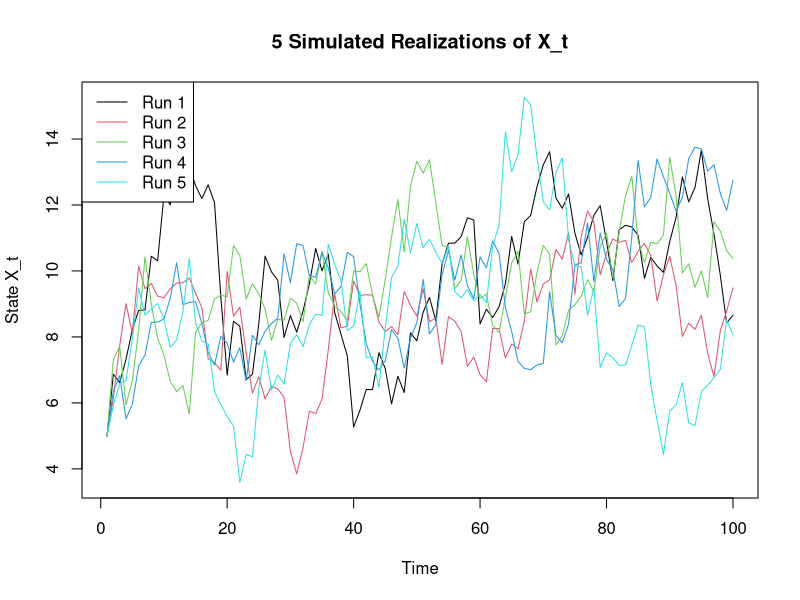
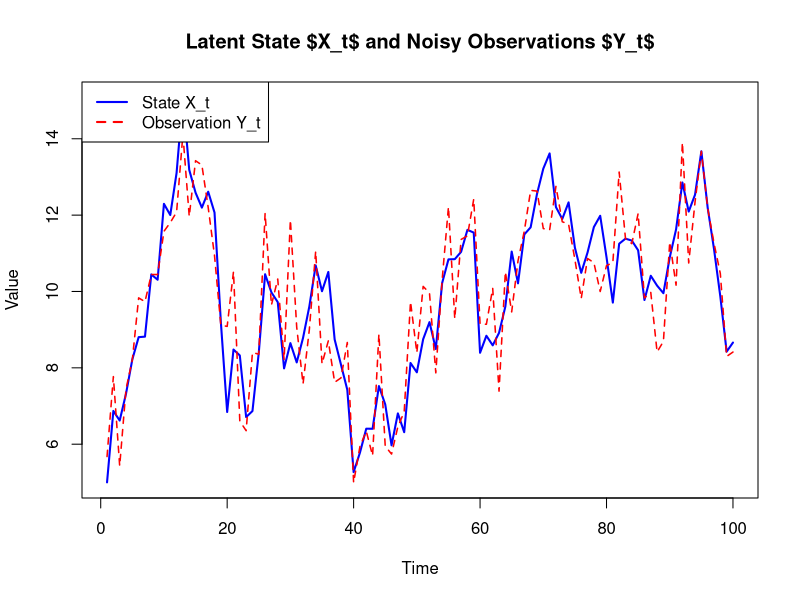
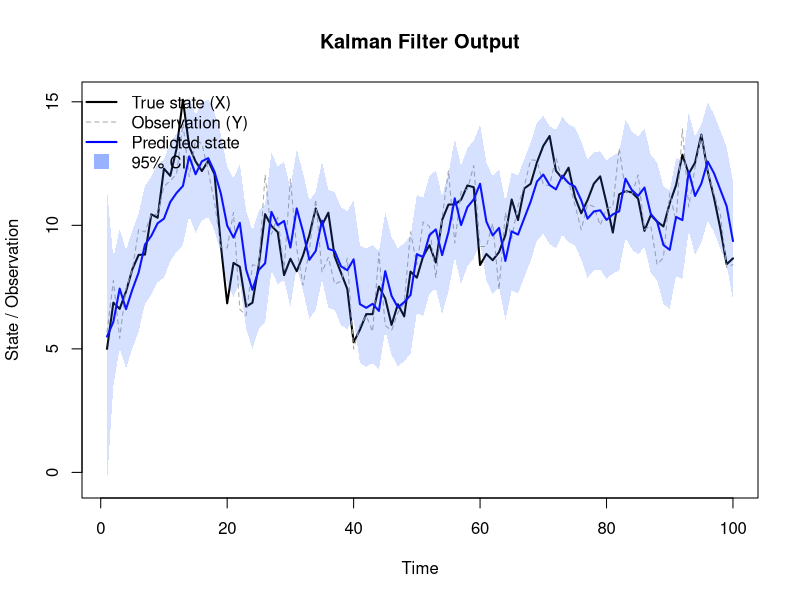

Here is the R script that generated these plots, in order:
#library(httpgd)
#hgd() 

# Task 1.1.1

# Parameters
a <- 0.9
b <- 1        # bias term (not dynamic input)
sigma1 <- 1
n <- 100
X0 <- 5

# Simulate 5 independent trajectories
set.seed(42)
X_list <- list()

for (j in 1:5) {
  X <- numeric(n)
  X[1] <- X0
  for (t in 2:n) {
    X[t] <- a * X[t - 1] + b + rnorm(1, mean = 0, sd = sigma1)
  }
  X_list[[j]] <- X
}

# Plot
matplot(1:n, do.call(cbind, X_list), type = "l", lty = 1, col = 1:5,
        xlab = "Time", ylab = "State X_t", main = "5 Simulated Realizations of X_t")
legend("topleft", legend = paste("Run", 1:5), col = 1:5, lty = 1)


# Task 1.2

# Use first trajectory from Task 1.1
X <- X_list[[1]]

# Observation noise
sigma2 <- 1

# Simulate noisy observations
Y <- X + rnorm(length(X), mean = 0, sd = sigma2)

# Plot state and observation
plot(X, type = "l", col = "blue", lwd = 2,
     ylim = range(c(X, Y)), xlab = "Time", ylab = "Value",
     main = "Latent State $X_t$ and Noisy Observations $Y_t$")
lines(Y, col = "red", lwd = 1.5, lty = 2)
legend("topleft", legend = c("State X_t", "Observation Y_t"),
       col = c("blue", "red"), lty = c(1, 2), lwd = 2)



# Task 1.3

# The Kalman filter function
myKalmanFilter <- function(
  y,             # Vector of observations y_t
  theta,         # Model parameters for X_{t+1} = a*X_t + b + e_t
  R,             # Measurement noise variance
  x_prior = 0,   # Initial prior mean for X_0
  P_prior = 10   # Initial prior variance for X_0
) {


  a <- theta[1]
  b <- theta[2]
  sigma1 <- theta[3]
  N <- length(y)

  # Initialize vectors
  x_pred  <- numeric(N)  # Predicted means
  P_pred  <- numeric(N)  # Predicted variances
  x_filt  <- numeric(N)  # Filtered means
  P_filt  <- numeric(N)  # Filtered variances
  innovation     <- numeric(N)  # Innovation = y[t] - x_pred[t]
  innovation_var <- numeric(N)  # Innovation variance

  for (t in seq_len(N)) {
    # Prediction step
    if (t == 1) {
      x_pred[t] <- a * x_prior + b
      P_pred[t] <- a^2 * P_prior + sigma1^2
    } else {
      x_pred[t] <- a * x_filt[t - 1] + b
      P_pred[t] <- a^2 * P_filt[t - 1] + sigma1^2
    }

    # Update step
    innovation[t] <- y[t] - x_pred[t]
    innovation_var[t] <- P_pred[t] + R
    K_t <- P_pred[t] / innovation_var[t]  # Kalman gain

    x_filt[t] <- x_pred[t] + K_t * innovation[t]
    P_filt[t] <- (1 - K_t) * P_pred[t]
  }

  return(list(
    x_pred = x_pred,
    P_pred = P_pred,
    x_filt = x_filt,
    P_filt = P_filt,
    innovation = innovation,
    innovation_var = innovation_var
  ))
}

# Define parameters
theta <- c(a, b, sigma1)  # a = 0.9, b = 1, sigma1 = 1 from Task 1.1
R <- sigma2               # Measurement noise variance = 1
X0 <- 5                   # Prior mean (could also use 5, as in simulation)
P0 <- 10                  # Prior variance

# Run the Kalman filter
result <- myKalmanFilter(Y, theta, R, X0, P0)

# Extract predicted state and its variance
x_pred <- result$x_pred
P_pred <- result$P_pred

# Compute 95% confidence interval
ci_upper <- x_pred + 1.96 * sqrt(P_pred)
ci_lower <- x_pred - 1.96 * sqrt(P_pred)

# Time vector
time <- 1:length(Y)

# Plot everything
plot(time, X, type = "l", lwd = 2, col = "black", ylim = range(c(X, Y, ci_upper, ci_lower)),
     ylab = "State / Observation", xlab = "Time", main = "Kalman Filter Output")

# Add observations
lines(time, Y, col = "darkgray", lty = 2)

# Add predicted state
lines(time, x_pred, col = "blue", lwd = 2)

# Add 95% confidence band
polygon(c(time, rev(time)),
        c(ci_upper, rev(ci_lower)),
        col = rgb(0.2, 0.4, 1, alpha = 0.2), border = NA)

# Add legend
legend("topleft",
       legend = c("True state (X)", "Observation (Y)", "Predicted state", "95% CI"),
       col = c("black", "darkgray", "blue", rgb(0.2, 0.4, 1, alpha = 0.5)),
       lty = c(1, 2, 1, NA), lwd = c(2, 1, 2, NA), pch = c(NA, NA, NA, 15),
       pt.cex = 2, bty = "n")
